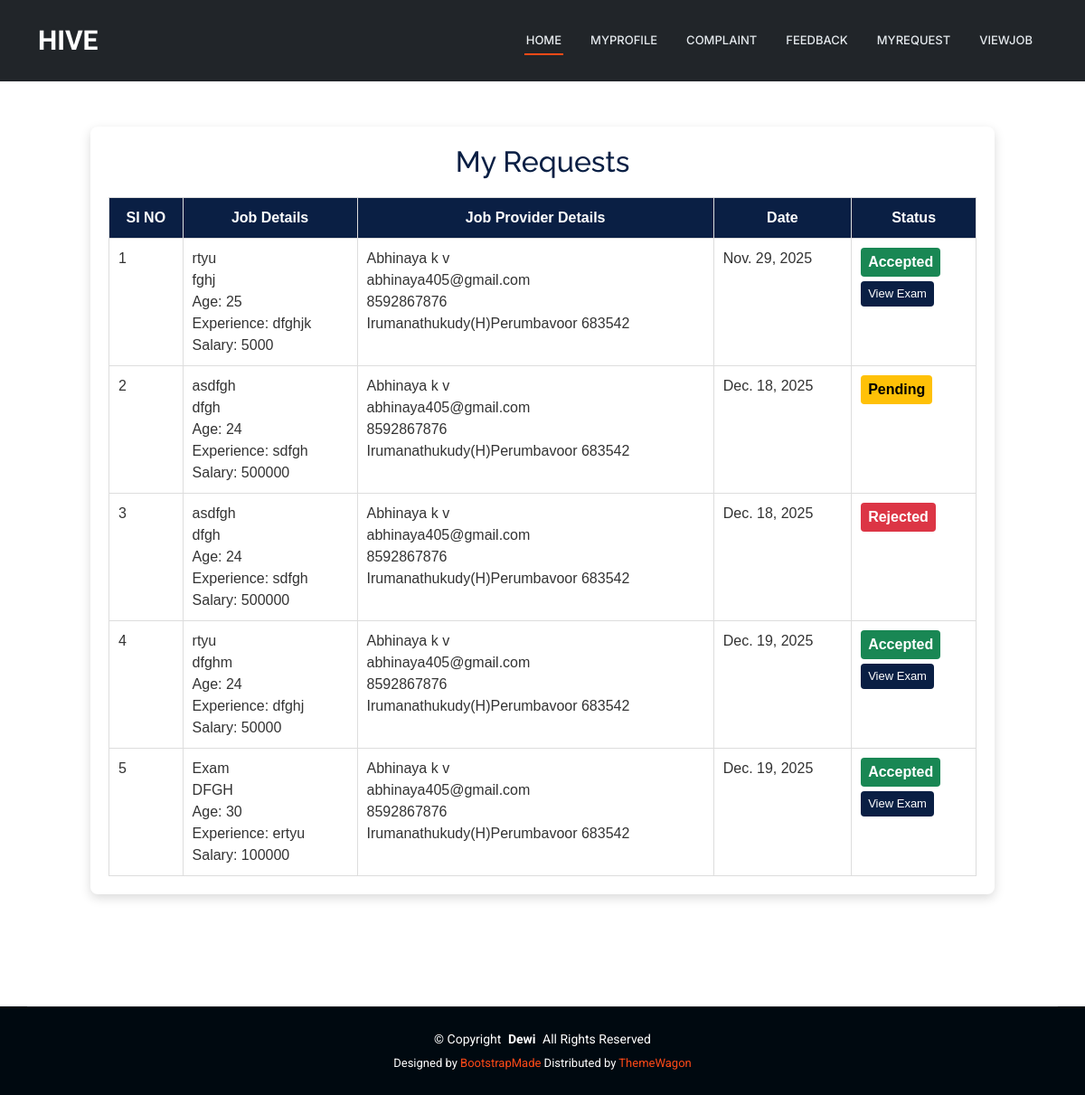
Page /User/MyRequest/ (signed in) on the earlier database version.
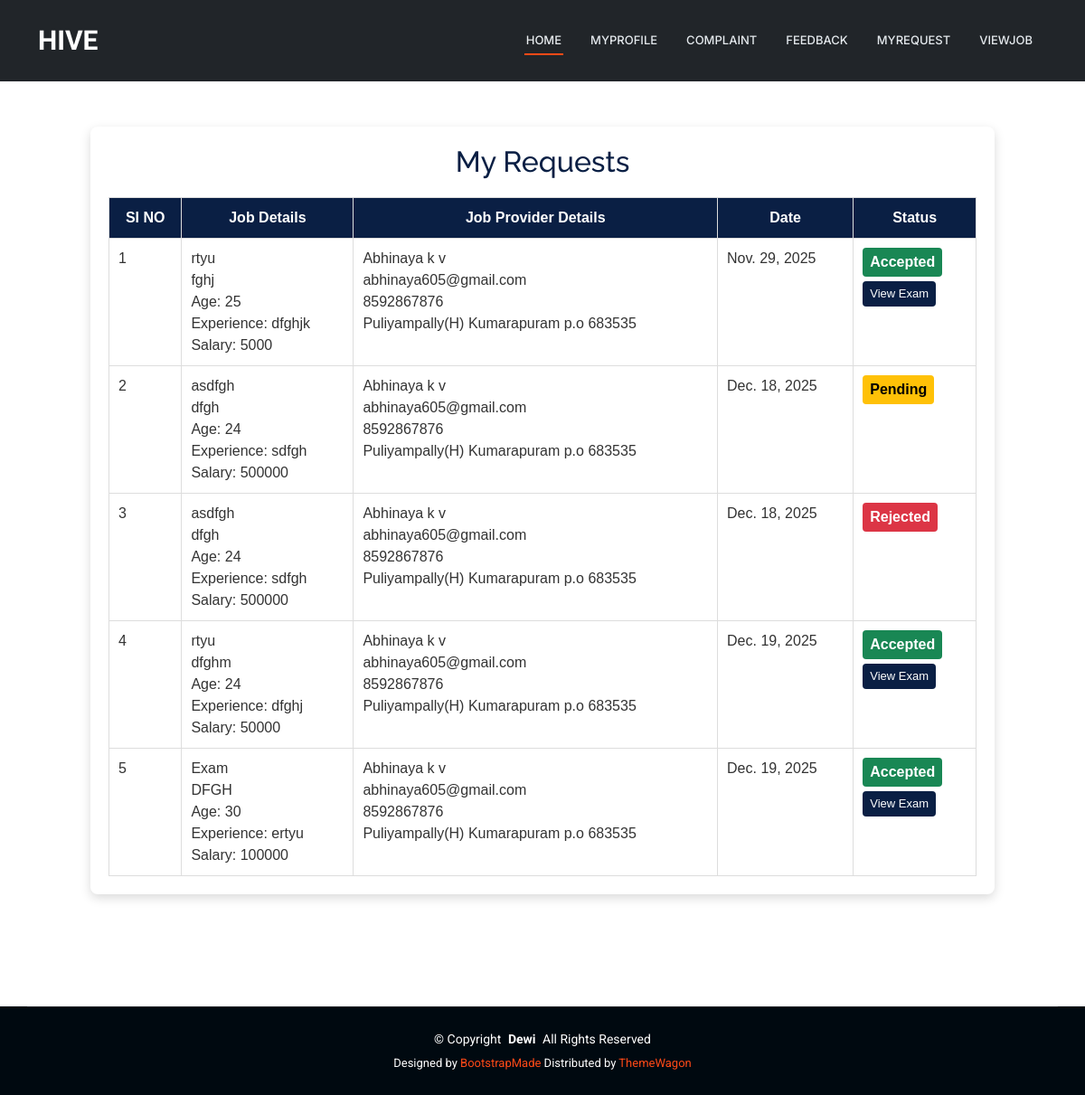
Same page on the later database version.
### User/models.py (models this page shows)
class tbl_request(models.Model):
    request_date=models.DateField(auto_now_add=True)
    request_status=models.IntegerField(default=0)
    request_file=models.FileField(upload_to="Assets/RequestDocs/")
    job_id=models.ForeignKey(tbl_job,on_delete=models.CASCADE)
    user_id=models.ForeignKey(tbl_user,on_delete=models.CASCADE)

### JobProvider/models.py (models this page shows)
class tbl_job(models.Model):
    job_title=models.CharField(max_length=50)
    job_content=models.CharField(max_length=50)
    job_requriedage=models.CharField(max_length=50)
    job_experience=models.CharField(max_length=50)
    job_salary=models.CharField(max_length=50)
    job_lastdate=models.DateField()
    job_date=models.DateField(auto_now_add=True)
    job_status=models.IntegerField(default=0)
    jobprovider_id=models.ForeignKey(tbl_jobprovider,on_delete=models.CASCADE)
    jobcategory_id=models.ForeignKey(tbl_jobcategory,on_delete=models.CASCADE)
    jobtype_id=models.ForeignKey(tbl_jobtype,on_delete=models.CASCADE)

### Guest/models.py (models this page shows)
class tbl_jobprovider(models.Model):
   jobprovider_name = models.CharField(max_length=50)
   jobprovider_email = models.CharField(max_length=50)
   jobprovider_contact = models.CharField(max_length=50)
   jobprovider_address = models.CharField(max_length=100)
   jobprovider_photo = models.FileField(upload_to="Assets/JobProviderDocs/")
   jobprovider_proof = models.FileField(upload_to="Assets/JobProviderDocs/")
   jobprovider_status = models.IntegerField(default=0)
   jobprovider_doj = models.DateField(auto_now_add=True)
   jobprovider_password = models.CharField(max_length=50)
   place = models.ForeignKey(tbl_place,on_delete=models.CASCADE)

### User/views.py (the view)
# urls.py: path('MyRequest/',views.MyRequest,name="MyRequest"),
def MyRequest(request):
    reqdata = tbl_request.objects.filter(user_id=request.session['uid'])
    return render(request,"User/MyRequest.html",{"reqdata":reqdata})

### User/Templates/User/MyRequest.html (shortened to what this page needs)
{% extends 'User/Header.html' %}
{% block content %}
<div class="myrequest-wrapper">
    <div class="myrequest-card">
        <h2>My Requests</h2>
        <table class="myrequest-table">
            <tr>
                <th>SI NO</th>
                <th>Job Details</th>
                <th>Job Provider Details</th>
                <th>Date</th>
                <th>Status</th>
            </tr>
            {% for i in reqdata %}
            <tr>
                <td>{{ forloop.counter }}</td>
                <td>
                    {{ i.job_id.job_title }}<br>
                    {{ i.job_id.job_content }}<br>
                    Age: {{ i.job_id.job_requriedage }}<br>
                    Experience: {{ i.job_id.job_experience }}<br>
                    Salary: {{ i.job_id.job_salary }}
                </td>
                <td>
                    {{ i.job_id.jobprovider_id.jobprovider_name }}<br>
                    {{ i.job_id.jobprovider_id.jobprovider_email }}<br>
                    {{ i.job_id.jobprovider_id.jobprovider_contact }}<br>
                    {{ i.job_id.jobprovider_id.jobprovider_address }}
                </td>
                <td>{{ i.job_id.job_date }}</td>
                <td>
                    {% if i.request_status == 0 %}
                        <span class="status status-pending">Pending</span>
                    {% elif i.request_status == 1 %}
                        <span class="status status-accepted">Accepted</span><br>
                        <a href="{% url 'User:ViewExam' i.job_id.id %}" class="view-exam-btn">View Exam</a>
                    {% elif i.request_status == 2 %}
                        <span class="status status-rejected">Rejected</span>
                    {% endif %}
                </td>
            </tr>
            {% endfor %}
        </table>
    </div>
</div>
{% endblock %}

Differences in the rows shown:
changed through a linked row, tbl_request "fghj": job_id.jobprovider_id.jobprovider_email "abhinaya405@gmail.com" → "abhinaya605@gmail.com"; job_id.jobprovider_id.jobprovider_address "Irumanathukudy(H)Perumbavoor 683542" → "Puliyampally(H) Kumarapuram p.o 683535"
changed through a linked row, tbl_request (number 2 of 5 on the later page): job_id.jobprovider_id.jobprovider_email "abhinaya405@gmail.com" → "abhinaya605@gmail.com"; job_id.jobprovider_id.jobprovider_address "Irumanathukudy(H)Perumbavoor 683542" → "Puliyampally(H) Kumarapuram p.o 683535"
changed through a linked row, tbl_request (number 3 of 5 on the later page): job_id.jobprovider_id.jobprovider_email "abhinaya405@gmail.com" → "abhinaya605@gmail.com"; job_id.jobprovider_id.jobprovider_address "Irumanathukudy(H)Perumbavoor 683542" → "Puliyampally(H) Kumarapuram p.o 683535"
changed through a linked row, tbl_request "dfghm": job_id.jobprovider_id.jobprovider_email "abhinaya405@gmail.com" → "abhinaya605@gmail.com"; job_id.jobprovider_id.jobprovider_address "Irumanathukudy(H)Perumbavoor 683542" → "Puliyampally(H) Kumarapuram p.o 683535"
changed through a linked row, tbl_request "Exam": job_id.jobprovider_id.jobprovider_email "abhinaya405@gmail.com" → "abhinaya605@gmail.com"; job_id.jobprovider_id.jobprovider_address "Irumanathukudy(H)Perumbavoor 683542" → "Puliyampally(H) Kumarapuram p.o 683535"
